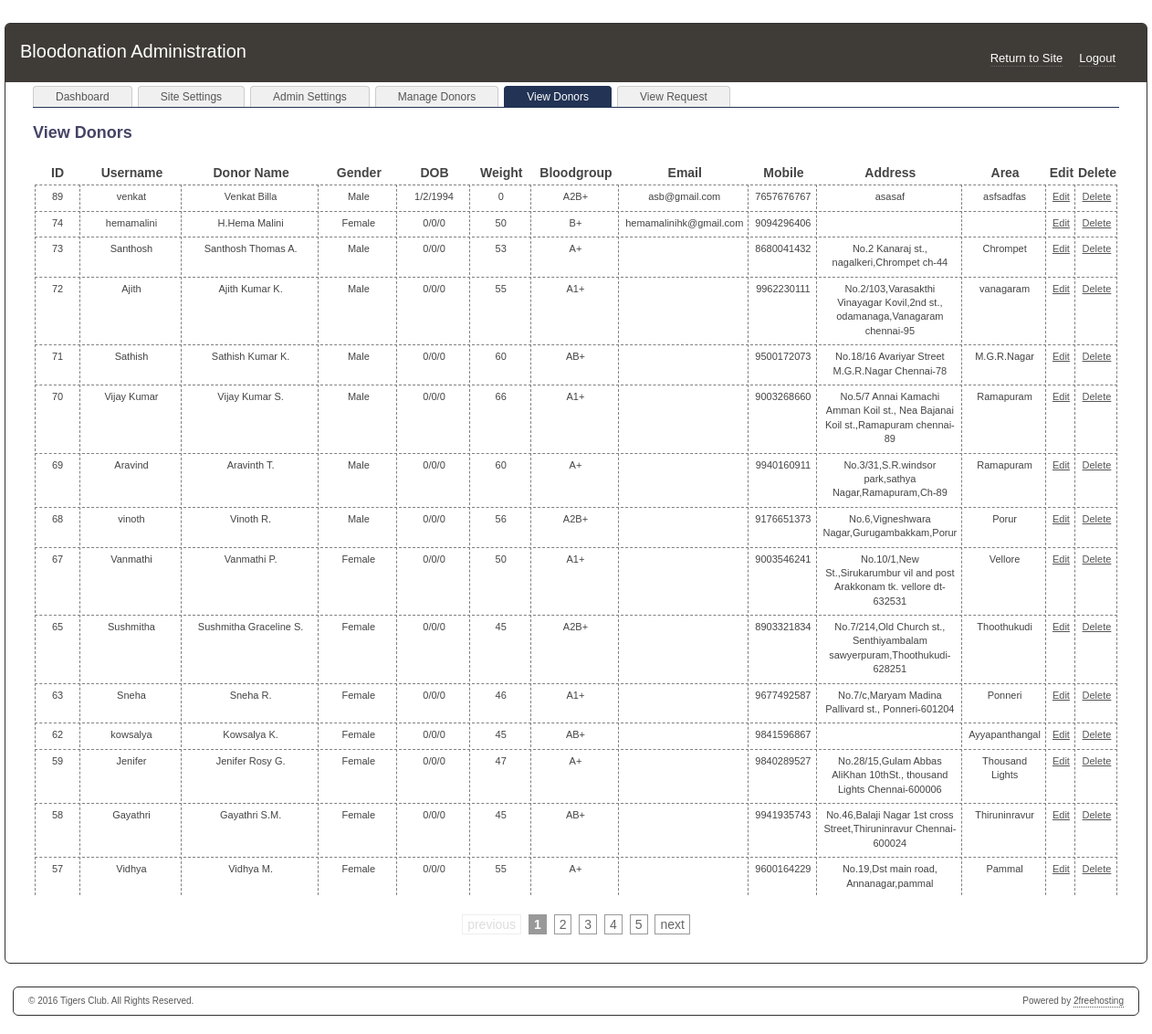
/admin/count_view.php (signed in), run on the app's committed database.
### tables this page shows
CREATE TABLE IF NOT EXISTS `settings` (
  `setting` varchar(255) NOT NULL,
  `value` text NOT NULL,
  PRIMARY KEY (`setting`)
);

CREATE TABLE IF NOT EXISTS `donor` (
  `id` int(10) unsigned NOT NULL AUTO_INCREMENT,
  `date` timestamp NOT NULL DEFAULT CURRENT_TIMESTAMP,
  `username` varchar(15) NOT NULL,
  `password` varchar(100) NOT NULL,
  `fullname` varchar(25) NOT NULL,
  `gender` varchar(6) NOT NULL DEFAULT '',
  `day` int(2) NOT NULL,
  `month` int(2) NOT NULL,
  `year` int(4) NOT NULL,
  `weight` int(3) NOT NULL,
  `bloodgroup` varchar(5) NOT NULL,
  `email` varchar(25) NOT NULL,
  `mobile` varchar(113) NOT NULL,
  `address` varchar(250) NOT NULL,
  `city` varchar(25) NOT NULL,
  `bio` varchar(250) NOT NULL,
  PRIMARY KEY (`id`),
  UNIQUE KEY `username` (`username`)
);

### utils/config.php (called while the page is built, shortened)
<?php
$table_prefix = "";
?>

### utils/functions.php (called while the page is built, shortened)
<?php
$conn = mysqli_connect($host, $username, $password, $db_name);
$site_copyright = get_config('site_copyright');
function get_config($setting_name) {
	global $table_prefix;
	global $conn;
	$setting_name = mysqli_real_escape_string($conn, $setting_name);
	$setting_query = mysqli_query($conn,"SELECT `value` FROM `" . $table_prefix . "settings` WHERE `setting` = '" .$setting_name. "'");
	while($row = mysqli_fetch_array($setting_query)) {
	return $row[0];
	}
}
?>

### admin/count_view.php (the view, shortened to what this page needs)
<?php
include '../utils/config.php';
include("../utils/functions.php");
	if(isset($_REQUEST["bloodgroup"]))
	{
	$req = prevent_sql($_REQUEST["bloodgroup"]);
	}
	else
	{
		$req = "";
	}
	if(isset($_REQUEST["area"]))
	{
    $req2 = prevent_sql($_REQUEST["area"]);
	}
	else
	{
		$req2 = "";
	}
	if($req!="" && $req2!="")
	$filesnum_result = "SELECT count(*) as num FROM donor WHERE bloodgroup='$req' AND city='$req2'";
	else if($req=="" && $req2!="")
	$filesnum_result = "SELECT count(*) as num FROM donor WHERE city='$req2'";
	else if($req!="" && $req2=="")
	$filesnum_result = "SELECT count(*) as num FROM donor WHERE bloodgroup='$req'";
	else if($req=="" || $req2=="")
	{
	if((isset($req)) && (isset($req2)))
	$filesnum_result = "SELECT count(*) as num FROM donor";
	}
	$total_files = mysqli_fetch_array(mysqli_query($conn,$filesnum_result));
	$total_files = $total_files['num'];
$files_limit = 15;
$stages = 3;
if(isset($_GET["page"]))
{
	$page = $_GET["page"];
}
else
{
	$page = 1;
};
if($page){
  $start = ($page - 1) * $files_limit;
}else{
  $start = 0;
}
	if($req!="" && $req2!="")
	$files_result = mysqli_query($conn,"SELECT * FROM donor WHERE bloodgroup='$req' AND city='$req2' ORDER BY id DESC LIMIT $start, $files_limit");
	else if($req=="" && $req2!="")
	$files_result = mysqli_query($conn,"SELECT * FROM donor WHERE city='$req2' ORDER BY id DESC LIMIT $start, $files_limit");
	else if($req!="" && $req2=="")
	$files_result = mysqli_query($conn,"SELECT * FROM donor WHERE bloodgroup='$req' ORDER BY id DESC LIMIT $start, $files_limit");
	else if($req=="" || $req2=="")
	{
	if((isset($req)) && (isset($req2)))
	$files_result = mysqli_query($conn,"SELECT * FROM donor ORDER BY id DESC LIMIT $start, $files_limit");
	}
$prev = $page - 1;
$next = $page + 1;
$lastpage = ceil($total_files / $files_limit);
$LastPagem1 = $lastpage - 1;
include("./admin_header.php");
?>
  <div id="content">
    <ul id="topTabs">
      <li><a href="./index.php">Dashboard</a></li>
      <li><a href="./site_settings.php">Site Settings</a></li>
      <li><a href="./admin_settings.php">Admin Settings</a></li>
      <li><a href="./manage_donors.php">Manage Donors</a></li>
      <li class="selected"><a href="./count_view.php">View Donors</a></li>
	  <li><a href="./count_rqst.php">View Request</a></li>
    </ul>
    <h2>View Donors</h2>
    <table width="100%" border="0" class="files">
      <tr>
        <td width="8%" align="center"><b>ID</b></td>
        <td width="15%" align="center"><b>Username</b></td>
        <td width="25%" align="center"><b>Donor Name</b></td>
        <td width="12%" align="center"><b>Gender</td>
        <td width="10%" align="center"><b>DOB</b></td>
        <td width="8%" align="center"><b>Weight</b></td>
		<td width="10%" align="center"><b>Bloodgroup</b></td>
		<td width="30%" align="center"><b>Email</b></td>
		<td width="15%" align="center"><b>Mobile</b></td>
		<td width="15%" align="center"><b>Address</b></td>
		<td width="15%" align="center"><b>Area</b></td>
		<td width="15%" align="center"><b>Edit</b></td>
		<td width="15%" align="center"><b>Delete</b></td>
      </tr>
<?php while($files_row = mysqli_fetch_array($files_result)) { ?>
      <tr class="file">
        <td align="center" valign="top" style="border-left: 1px dashed grey; border-top: 1px dashed grey; border-right: 1px dashed grey; padding: 5px 5px 5px 5px;"><?php print($files_row['id']); ?></td>
		<td align="center" valign="top" style="border-top: 1px dashed grey; border-right: 1px dashed grey; padding: 5px 5px 5px 5px;"><?php print($files_row['username']); ?></td>
		<td align="center" valign="top" style="border-top: 1px dashed grey; border-right: 1px dashed grey; padding: 5px 5px 5px 5px;"><?php print($files_row['fullname']); ?></td>
		<td align="center" valign="top" style="border-top: 1px dashed grey; border-right: 1px dashed grey; padding: 5px 5px 5px 5px;"><?php print($files_row['gender']); ?></td>
		<td align="center" valign="top" style="border-top: 1px dashed grey; border-right: 1px dashed grey; padding: 5px 5px 5px 5px;"><?php print($files_row['day'].'/'.$files_row['month'].'/'.$files_row['year']); ?></td>
		<td align="center" valign="top" style="border-top: 1px dashed grey; border-right: 1px dashed grey; padding: 5px 5px 5px 5px;"><?php print($files_row['weight']); ?></td>
		<td align="center" valign="top" style="border-top: 1px dashed grey; border-right: 1px dashed grey; padding: 5px 5px 5px 5px;"><?php print($files_row['bloodgroup']); ?></td>
		<td align="center" valign="top" style="border-top: 1px dashed grey; border-right: 1px dashed grey; padding: 5px 5px 5px 5px;"><?php print($files_row['email']); ?></td>
		<td align="center" valign="top" style="border-top: 1px dashed grey; border-right: 1px dashed grey; padding: 5px 5px 5px 5px;"><?php print($files_row['mobile']); ?></td>
		<td align="center" valign="top" style="border-top: 1px dashed grey; border-right: 1px dashed grey; padding: 5px 5px 5px 5px;"><?php print($files_row['address']); ?></td>
		<td align="center" valign="top" style="border-top: 1px dashed grey; border-right: 1px dashed grey; padding: 5px 5px 5px 5px;"><?php print($files_row['city']); ?></td>
		<td align="center" valign="top" style="border-top: 1px dashed grey; border-right: 1px dashed grey; padding: 5px 5px 5px 5px;"><?php print('<a href="edit_donor.php?id='.$files_row['id'].'">Edit</a>'); ?></td>
		<td align="center" valign="top" style="border-top: 1px dashed grey; border-right: 1px dashed grey; padding: 5px 5px 5px 5px;"><?php print('<a href="delete_donor.php?id='.$files_row['id'].'">Delete</a>'); ?></td>
	  </tr>
<?php } ?>
    </table>
<?php
if(isset($_GET["bloodgroup"]))
	{
		$bloodgroup = prevent_sql($_GET["bloodgroup"]);
	}
	else
	{
		$bloodgroup = "";
	}
	if(isset($_GET["area"]))
	{
	$area = prevent_sql($_GET["area"]);
	}
	else
	{
		$area = "";
	}
	$bloodgroup = urlencode($bloodgroup);
	$area = urlencode($area);
print "<p>\n";
if($lastpage > 1) {
  print "<div class='paginate'>\n";
  if ($page > 1){
    print "<a href='./count_view.php?bloodgroup=$bloodgroup&area=$area&page=$prev'>previous</a>\n";
  }else{
    print "<span class='disabled'>previous</span>\n";
  }
  if ($lastpage < 7 + ($stages * 2)) {
    for ($counter = 1; $counter <= $lastpage; $counter++) {
      if ($counter == $page){
        print "<span class='current'>$counter</span>\n";
      }else{
        print "<a href='./count_view.php?bloodgroup=$bloodgroup&area=$area&page=$counter'>$counter</a>\n";
      }
    }
  }else if($lastpage > 5 + ($stages * 2)) {
    if($page < 1 + ($stages * 2)) {
      for ($counter = 1; $counter < 4 + ($stages * 2); $counter++) {
        if ($counter == $page) {
          print "<span class='current'>$counter</span>\n";
        }else{
          print "<a href='./count_view.php?bloodgroup=$bloodgroup&area=$area&page=$counter'>$counter</a>\n";
        }
      }
      print "...";
      print "<a href='./count_view.php?bloodgroup=$bloodgroup&area=$area&page=$LastPagem1'>$LastPagem1</a>\n";
      print "<a href='./count_view.php?bloodgroup=$bloodgroup&area=$area&page=$lastpage'>$lastpage</a>\n";
    }elseif($lastpage - ($stages * 2) > $page && $page > ($stages * 2)) {
      print "<a href='./count_view.php?bloodgroup=$bloodgroup&area=$area&page=1'>1</a>\n";
      print "<a href='./count_view.php?bloodgroup=$bloodgroup&area=$area&page=2'>2</a>\n";
      print "...";
      for ($counter = $page - $stages; $counter <= $page + $stages; $counter++) {
        if ($counter == $page) {
          print "<span class='current'>$counter</span>\n";
        }else{
          print "<a href='./count_view.php?bloodgroup=$bloodgroup&area=$area&page=$counter'>$counter</a>\n";
        }
      }
      print "...";
      print "<a href='./count_view.php?bloodgroup=$bloodgroup&area=$area&page=$LastPagem1'>$LastPagem1</a>\n";
      print "<a href='./count_view.php?bloodgroup=$bloodgroup&area=$area&page=$lastpage'>$lastpage</a>\n";
    }else{
      print "<a href='./count_view.php?bloodgroup=$bloodgroup&area=$area&page=1'>1</a>\n";
      print "<a href='./count_view.php?bloodgroup=$bloodgroup&area=$area&page=2'>2</a>\n";
      print "...";
      for ($counter = $lastpage - (2 + ($stages * 2)); $counter <= $lastpage; $counter++) {
        if ($counter == $page) {
          print "<span class='current'>$counter</span>\n";
        }else{
          print "<a href='./count_view.php?bloodgroup=$bloodgroup&area=$area&page=$counter'>$counter</a>\n";
        }
      }
    }
  }
  if ($page < $counter - 1){
    print "<a href='./count_view.php?bloodgroup=$bloodgroup&area=$area&page=$next'>next</a>\n";
  }else{
    print "<span class='disabled'>next</span>\n";
  }
  print "</div>\n";
}
print "</p>\n";
?>
	</div>
<?php
include("./admin_footer.php");
?>

### admin/admin_header.php (shortened to what this page needs)
<!DOCTYPE html PUBLIC "-//W3C//DTD XHTML 1.0 Transitional//EN" "http://www.w3.org/TR/xhtml1/DTD/xhtml1-transitional.dtd">
<html xmlns="http://www.w3.org/1999/xhtml">
<head>
<link type="text/css" href="./stylesheet.css" rel="stylesheet" />
</head>
<body>
<div id="wrapper">
  <div id="header">
    <div id="logo">
      <a href="./index.php"><?php print ucwords(get_config('site_name')); ?> Administration</a>
    </div>
    <ul id="headernav">
<?php
if(isset($_SESSION['adminsession'])){
?>
      <li><a href="./logout.php">Logout</a></li>
<?php
}
?>
      <li><a href="../">Return to Site</a></li>
    </ul>
  </div>

### admin/admin_footer.php (shortened to what this page needs)
</div>
<div id="footer">
  <ul id="footernav">
    <li>Powered by <a href="http://www.2freehosting.com">2freehosting</a></li>
  </ul>
  &copy; <?php print date('Y'); print ' '.$site_copyright;?>. All Rights Reserved.
</div>
</body>
</html>

### admin/stylesheet.css (style rules this page uses)
body { color:#444; font-family:Verdana, Helvetica, Arial, sans-serif; font-size:14px; line-height:1.4; margin:0; padding:0; }
p { margin-bottom:18px; }
h2 { color:#446; font-size:18px; margin-bottom:18px; }
a,a:visited { color:#555; }
ul,ol { margin-bottom:18px; }
#wrapper { -moz-border-radius:6px; -webkit-border-radius:6px; background-color:#fff; border:solid 1px #333; border-radius:6px; margin:25px auto; padding:0; width:1250px; }
#header { -moz-border-radius-topleft:4px; -moz-border-radius-topright:4px; -webkit-border-top-left-radius:4px; -webkit-border-top-right-radius:4px; background-color:#3f3b37; border-top-left-radius:4px; border-top-right-radius:4px; padding:16px; }
#logo { float:left; }
#logo a { color: white; text-decoration: none; font-size: 20px; }
#headernav { float:right; margin:12px 0 0; }
#headernav li { float:right; list-style-type:none; margin:0 18px 0 0; padding:0; }
#headernav li a { border-bottom:1px dotted #696969; color:#fff; font-size:13px; padding-bottom:1px; text-decoration:none; }
#content { padding:0 30px 10px; }
table.files tr.file { font-size: 11px; }
#footer { -moz-border-radius:6px; -webkit-border-radius:6px; background-color:#fff; border:solid 1px #333; border-radius:6px; color:#555; font-size:10px; margin:0 auto 20px; padding:8px 16px; width:1200px; }
#footer a,#footer a:visited { color:#555; text-decoration:none; }
#footernav { float:right; margin:0; width:400px; }
#footernav li { float:right; list-style-type:none; margin:0 0 0 18px; padding:0; }
#footernav li a { border-bottom:1px dotted #555; color:#555; padding-bottom:1px; text-decoration:none; }
#topTabs { border-bottom:solid 1px #235; float:left; margin:4px 0 0; padding:0; width:100%; }
#topTabs li { -moz-border-radius-topleft:4px; -moz-border-radius-topright:4px; -webkit-border-top-left-radius:4px; -webkit-border-top-right-radius:4px; background-color:#f0f0f0; border:solid 1px #ccc; border-bottom:0; border-top-left-radius:4px; border-top-right-radius:4px; float:left; list-style-type:none; margin:0 6px 0 0; padding:0; }
#topTabs li a { color:#555; display:block; font-size:12px; padding:3px 24px; text-decoration:none; }
#topTabs li.selected,#topTabs li:hover { background-color:#235; border:solid 1px #235; border-bottom:0; }
#topTabs li.selected a,#topTabs li:hover a { color:#fff; }
.paginate { font-family:Arial, Helvetica, sans-serif; margin:3px; padding:3px; text-align:center; }
.paginate a { border:1px solid #999; color:#666; margin:2px; padding:2px 5px; text-decoration:none; }
.paginate span.current { background-color:#999; border:1px solid #999; color:#FFF; font-weight:700; margin:2px; padding:2px 5px; }
.paginate span.disabled { border:1px solid #eee; color:#DDD; margin:2px; padding:2px 5px; }

### data on the page
settings: value "Bloodonation"
donor: id "89", username "venkat", fullname "Venkat Billa", gender "Male", day "1", month "2", year "1994", weight "0", bloodgroup "A2B+", email "asb@gmail.com", mobile "7657676767", address "asasaf", city "asfsadfas"
donor: id "74", username "hemamalini", fullname "H.Hema Malini", gender "Female", day "0", month "0", year "0", weight "50", bloodgroup "B+", email "hemamalinihk@gmail.com", mobile "9094296406"
donor: id "73", username "Santhosh", fullname "Santhosh Thomas A.", gender "Male", day "0", month "0", year "0", weight "53", bloodgroup "A+", mobile "8680041432", address "No.2 Kanaraj st., nagalkeri,Chrompet ch-44", city "Chrompet"
donor: id "72", username "Ajith", fullname "Ajith Kumar K.", gender "Male", day "0", month "0", year "0", weight "55", bloodgroup "A1+", mobile "9962230111", address "No.2/103,Varasakthi Vinayagar Kovil,2nd st., odamanaga,Vanagaram chennai-95", city "vanagaram"
donor: id "71", username "Sathish", fullname "Sathish Kumar K.", gender "Male", day "0", month "0", year "0", weight "60", bloodgroup "AB+", mobile "9500172073", address "No.18/16 Avariyar Street M.G.R.Nagar Chennai-78", city "M.G.R.Nagar"
donor: id "70", username "Vijay Kumar", fullname "Vijay Kumar S.", gender "Male", day "0", month "0", year "0", weight "66", bloodgroup "A1+", mobile "9003268660", address "No.5/7 Annai Kamachi Amman Koil st., Nea Bajanai Koil st.,Ramapuram chennai-89", city "Ramapuram"
donor: id "69", username "Aravind", fullname "Aravinth T.", gender "Male", day "0", month "0", year "0", weight "60", bloodgroup "A+", mobile "9940160911", address "No.3/31,S.R.windsor park,sathya Nagar,Ramapuram,Ch-89", city "Ramapuram"
donor: id "68", username "vinoth", fullname "Vinoth R.", gender "Male", day "0", month "0", year "0", weight "56", bloodgroup "A2B+", mobile "9176651373", address "No.6,Vigneshwara Nagar,Gurugambakkam,Porur", city "Porur"
donor: id "67", username "Vanmathi", fullname "Vanmathi P.", gender "Female", day "0", month "0", year "0", weight "50", bloodgroup "A1+", mobile "9003546241", address "No.10/1,New St.,Sirukarumbur vil and post Arakkonam tk. vellore dt-632531", city "Vellore"
donor: id "65", username "Sushmitha", fullname "Sushmitha Graceline S.", gender "Female", day "0", month "0", year "0", weight "45", bloodgroup "A2B+", mobile "8903321834", address "No.7/214,Old Church st., Senthiyambalam sawyerpuram,Thoothukudi-628251", city "Thoothukudi"
donor: id "63", username "Sneha", fullname "Sneha R.", gender "Female", day "0", month "0", year "0", weight "46", bloodgroup "A1+", mobile "9677492587", address "No.7/c,Maryam Madina Pallivard st., Ponneri-601204", city "Ponneri"
donor: id "62", username "kowsalya", fullname "Kowsalya K.", gender "Female", day "0", month "0", year "0", weight "45", bloodgroup "AB+", mobile "9841596867", city "Ayyapanthangal"
donor: id "59", username "Jenifer", fullname "Jenifer Rosy G.", gender "Female", day "0", month "0", year "0", weight "47", bloodgroup "A+", mobile "9840289527", address "No.28/15,Gulam Abbas AliKhan 10thSt., thousand Lights Chennai-600006", city "Thousand Lights"
donor: id "58", username "Gayathri", fullname "Gayathri S.M.", gender "Female", day "0", month "0", year "0", weight "45", bloodgroup "AB+", mobile "9941935743", address "No.46,Balaji Nagar 1st cross Street,Thiruninravur Chennai-600024", city "Thiruninravur"
donor: id "57", username "Vidhya", fullname "Vidhya M.", gender "Female", day "0", month "0", year "0", weight "55", bloodgroup "A+", mobile "9600164229", address "No.19,Dst main road, Annanagar,pammal", city "Pammal"
settings: value "Tigers Club"
